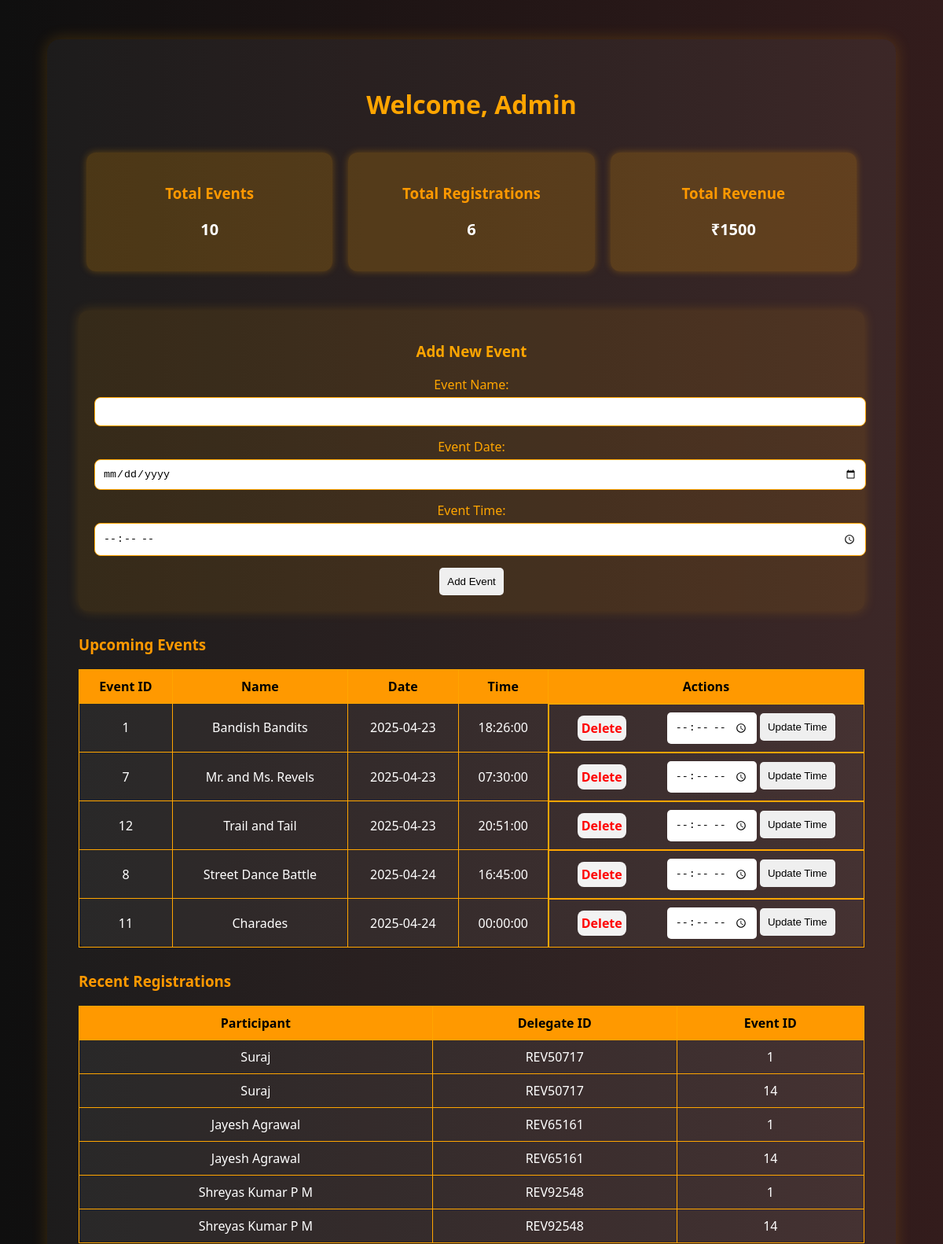
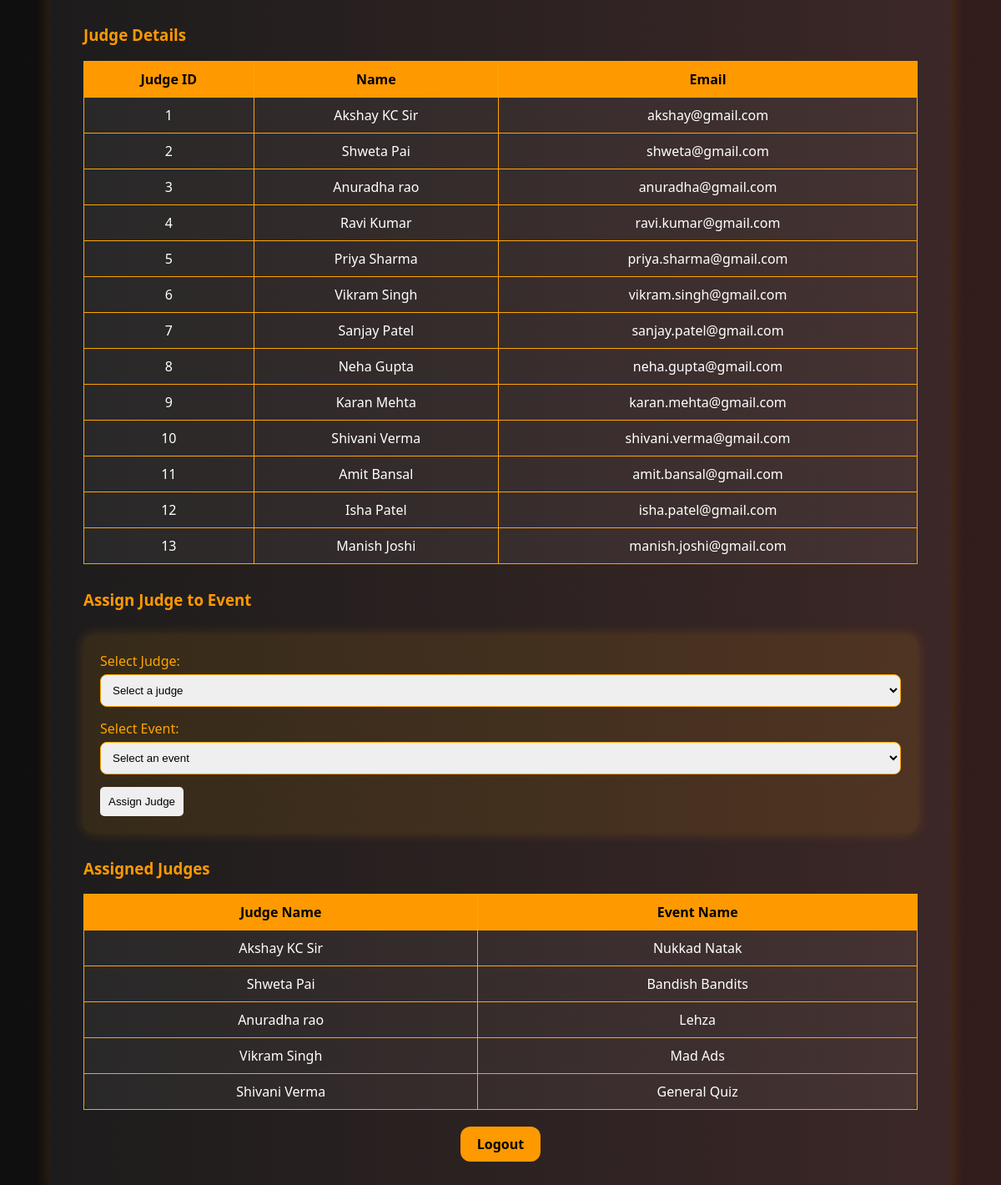
The app's page /admin_dashboard.php (signed in) with its own data (2 pictures, top to bottom).
### tables this page shows
CREATE TABLE `events` (
  `event_id` int(11) NOT NULL,
  `event_name` varchar(100) NOT NULL,
  `event_description` text DEFAULT NULL,
  `event_type` enum('general','flagship') NOT NULL,
  `venue` varchar(100) DEFAULT NULL,
  `event_structure` text NOT NULL,
  `event_schedule` date NOT NULL,
  `event_time` time NOT NULL
);

CREATE TABLE `registrations` (
  `id` int(11) NOT NULL,
  `user_email` varchar(255) NOT NULL,
  `event_id` int(11) NOT NULL
);

CREATE TABLE `users` (
  `id` int(11) NOT NULL,
  `name` varchar(100) DEFAULT NULL,
  `email` varchar(100) DEFAULT NULL,
  `password` varchar(100) DEFAULT NULL,
  `delegate_id` varchar(20) DEFAULT NULL,
  `pass_type` enum('none','general','flagship') DEFAULT 'none'
);

CREATE TABLE `judges` (
  `judge_id` int(11) NOT NULL,
  `name` varchar(100) NOT NULL,
  `email` varchar(100) NOT NULL,
  `password` varchar(255) NOT NULL
);

### admin_dashboard.php (the view, shortened to what this page needs)
<?php
include "db.php";
$eventCount = $conn->query("SELECT COUNT(*) AS total_events FROM events")->fetch_assoc()['total_events'];
$registrationCount = $conn->query("SELECT COUNT(*) AS total_regs FROM registrations")->fetch_assoc()['total_regs'];
$revenueResult = $conn->query("SELECT SUM(amount) AS total_revenue FROM payment");
$totalRevenue = $revenueResult->fetch_assoc()['total_revenue'] ?? 0;
$upcomingEvents = $conn->query("SELECT * FROM events WHERE event_schedule >= CURDATE() ORDER BY event_schedule ASC LIMIT 5");
$recentRegs = $conn->query("SELECT users.name, users.delegate_id, registrations.event_id FROM registrations JOIN users ON registrations.user_email = users.email");
$judges = $conn->query("SELECT * FROM judges");
$assignedJudges = $conn->query("
    SELECT j.name, e.event_name
    FROM judge_assignments ja
    JOIN judges j ON ja.judge_id = j.judge_id
    JOIN events e ON ja.event_id = e.event_id
");
?>
<!DOCTYPE html>
<html lang="en">
<head>
    <link rel="stylesheet" href="assets/styles.css">
</head>
<body>
<div class="dashboard-container">
    <h1 class="dashboard-title">Welcome, Admin</h1>
    <div class="stats">
        <div class="stat-box">
            <h3>Total Events</h3>
            <p><?= $eventCount ?></p>
        </div>
        <div class="stat-box">
            <h3>Total Registrations</h3>
            <p><?= $registrationCount ?></p>
        </div>
        <div class="stat-box">
            <h3>Total Revenue</h3>
            <p>₹<?= $totalRevenue ?></p>
        </div>
    </div>
    <div class="add-event-form">
        <h3>Add New Event</h3>
        <form method="POST">
            <div class="form-field">
                <label for="event_name">Event Name:</label>
                <input type="text" name="event_name" required>
            </div>
            <div class="form-field">
                <label for="event_schedule">Event Date:</label>
                <input type="date" name="event_schedule" required>
            </div>
            <div class="form-field">
                <label for="event_time">Event Time:</label>
                <input type="time" name="event_time" required>
            </div>
            <button type="submit" name="add_event">Add Event</button>
        </form>
    </div>
    <div class="section">
        <h3>Upcoming Events</h3>
        <table>
            <tr>
                <th>Event ID</th>
                <th>Name</th>
                <th>Date</th>
                <th>Time</th>
                <th>Actions</th>
            </tr>
            <?php while ($event = $upcomingEvents->fetch_assoc()): ?>
                <tr>
                    <td><?= $event['event_id'] ?></td>
                    <td><?= $event['event_name'] ?></td>
                    <td><?= $event['event_schedule'] ?></td>
                    <td><?= $event['event_time'] ?></td>
                    <td class="actions">
                        <a href="?delete_event_id=<?= $event['event_id'] ?>">Delete</a>
                        <form method="POST" style="display:inline;">
                            <input type="time" name="event_time" required>
                            <button type="submit" name="update_event_time">Update Time</button>
                        </form>
                    </td>
                </tr>
            <?php endwhile; ?>
        </table>
    </div>
    <div class="section">
        <h3>Recent Registrations</h3>
        <table>
            <tr>
                <th>Participant</th>
                <th>Delegate ID</th>
                <th>Event ID</th>
            </tr>
            <?php while ($reg = $recentRegs->fetch_assoc()): ?>
                <tr>
                    <td><?= $reg['name'] ?></td>
                    <td><?= $reg['delegate_id'] ?></td>
                    <td><?= $reg['event_id'] ?></td>
                </tr>
            <?php endwhile; ?>
        </table>
    </div>
    <div class="section">
        <h3>Judge Details</h3>
        <table>
            <tr>
                <th>Judge ID</th>
                <th>Name</th>
                <th>Email</th>
            </tr>
            <?php foreach ($judges as $judge): ?>
                <tr>
                    <td><?= $judge['judge_id'] ?></td>
                    <td><?= $judge['name'] ?></td>
                    <td><?= $judge['email'] ?></td>
                </tr>
            <?php endforeach; ?>
        </table>
        <h3 style="margin-top: 30px;">Assign Judge to Event</h3>
        <form method="POST" class="add-event-form">
            <div class="form-field">
                <label for="judge_id">Select Judge:</label>
                <select name="judge_id" required>
                    <option disabled selected>Select a judge</option>
                </select>
            </div>
            <div class="form-field">
                <label for="event_id">Select Event:</label>
                <select name="event_id" required>
                    <option disabled selected>Select an event</option>
                </select>
            </div>
            <button type="submit" name="assign_judge">Assign Judge</button>
        </form>
        <h3 style="margin-top: 30px;">Assigned Judges</h3>
        <table>
            <tr>
                <th>Judge Name</th>
                <th>Event Name</th>
            </tr>
            <?php while ($row = $assignedJudges->fetch_assoc()): ?>
                <tr>
                    <td><?= $row['name'] ?></td>
                    <td><?= $row['event_name'] ?></td>
                </tr>
            <?php endwhile; ?>
        </table>
    </div>
    <a href="index.php" class="logout-btn">Logout</a>
</div>
</body>
</html>

### styles.css (style rules this page uses)
body { margin: 0; background: linear-gradient(to right, #0f0f0f, #331c1c); font-family: 'Segoe UI', sans-serif; color: orange; text-align: center; }
input, button { padding: 10px; border-radius: 5px; border: none; }

### admin_dashboard.php (style rules this page uses)
body { margin: 0; background: linear-gradient(to right, #0f0f0f, #331c1c); font-family: 'Segoe UI', sans-serif; color: orange; text-align: center; }
.dashboard-container { max-width: 1000px; margin: 50px auto; padding: 40px; background-color: rgba(255, 255, 255, 0.05); border-radius: 16px; box-shadow: 0 0 20px rgba(255, 165, 0, 0.2); }
.dashboard-title { font-size: 32px; margin-bottom: 30px; color: #ffa500; }
.stats { display: flex; justify-content: space-between; flex-wrap: wrap; margin-bottom: 40px; }
.stat-box { flex: 1 1 250px; margin: 10px; background-color: rgba(255, 165, 0, 0.2); padding: 20px; border-radius: 12px; box-shadow: 0 0 10px rgba(255, 165, 0, 0.3); }
.stat-box h3 { color: #ff9900; }
.stat-box p { font-size: 20px; font-weight: bold; color: #fff; }
.section { text-align: left; margin-top: 30px; }
.section h3 { color: #ff9900; }
table { width: 100%; border-collapse: collapse; margin-top: 15px; background-color: rgba(255, 255, 255, 0.05); border-radius: 10px; }
th, td { padding: 10px; border: 1px solid orange; text-align: center; }
th { background-color: #ff9900; color: black; }
td { color: white; }
.logout-btn { background-color: #ff9900; color: black; padding: 10px 20px; border-radius: 12px; text-decoration: none; font-weight: bold; margin-top: 20px; display: inline-block; }
.add-event-form { background-color: rgba(255, 165, 0, 0.1); padding: 20px; border-radius: 12px; margin-top: 30px; box-shadow: 0 0 15px rgba(255, 165, 0, 0.2); }
.form-field { margin-bottom: 15px; }
.form-field input, .form-field select, .form-field button { padding: 10px; border-radius: 8px; width: 100%; border: 1px solid orange; margin-top: 5px; }
.actions { display: flex; justify-content: space-around; align-items: center; }
.actions form { display: inline; }
.actions a { color: red; font-weight: bold; text-decoration: none; padding: 5px; background-color: #f2f2f2; border-radius: 8px; }

### records on screen
events: event_id "1", event_name "Bandish Bandits", event_schedule "2025-04-23", event_time "18:26:00"
events: event_id "7", event_name "Mr. and Ms. Revels", event_schedule "2025-04-23", event_time "07:30:00"
events: event_id "12", event_name "Trail and Tail", event_schedule "2025-04-23", event_time "20:51:00"
events: event_id "8", event_name "Street Dance Battle", event_schedule "2025-04-24", event_time "16:45:00"
events: event_id "11", event_name "Charades", event_schedule "2025-04-24", event_time "00:00:00"
registrations: users.name "Suraj", users.delegate_id "REV50717", event "1"
registrations: users.name "Suraj", users.delegate_id "REV50717", event "14"
registrations: users.name "Jayesh Agrawal", users.delegate_id "REV65161", event "1"
registrations: users.name "Jayesh Agrawal", users.delegate_id "REV65161", event "14"
registrations: users.name "Shreyas Kumar P M", users.delegate_id "REV92548", event "1"
registrations: users.name "Shreyas Kumar P M", users.delegate_id "REV92548", event "14"
judges: judge_id "1", name "Akshay KC Sir", email "akshay@gmail.com", events.event_name "Nukkad Natak"
judges: judge_id "2", name "Shweta Pai", email "shweta@gmail.com", events.event_name "Bandish Bandits"
judges: judge_id "3", name "Anuradha rao", email "anuradha@gmail.com", events.event_name "Lehza"
judges: judge_id "4", name "Ravi Kumar", email "ravi.kumar@gmail.com"
judges: judge_id "5", name "Priya Sharma", email "priya.sharma@gmail.com"
judges: judge_id "6", name "Vikram Singh", email "vikram.singh@gmail.com", events.event_name "Mad Ads"
judges: judge_id "7", name "Sanjay Patel", email "sanjay.patel@gmail.com"
judges: judge_id "8", name "Neha Gupta", email "neha.gupta@gmail.com"
judges: judge_id "9", name "Karan Mehta", email "karan.mehta@gmail.com"
judges: judge_id "10", name "Shivani Verma", email "shivani.verma@gmail.com", events.event_name "General Quiz"
judges: judge_id "11", name "Amit Bansal", email "amit.bansal@gmail.com"
judges: judge_id "12", name "Isha Patel", email "isha.patel@gmail.com"
judges: judge_id "13", name "Manish Joshi", email "manish.joshi@gmail.com"

### other values on screen
$eventCount "10"
$registrationCount "6"
$totalRevenue "1500"
